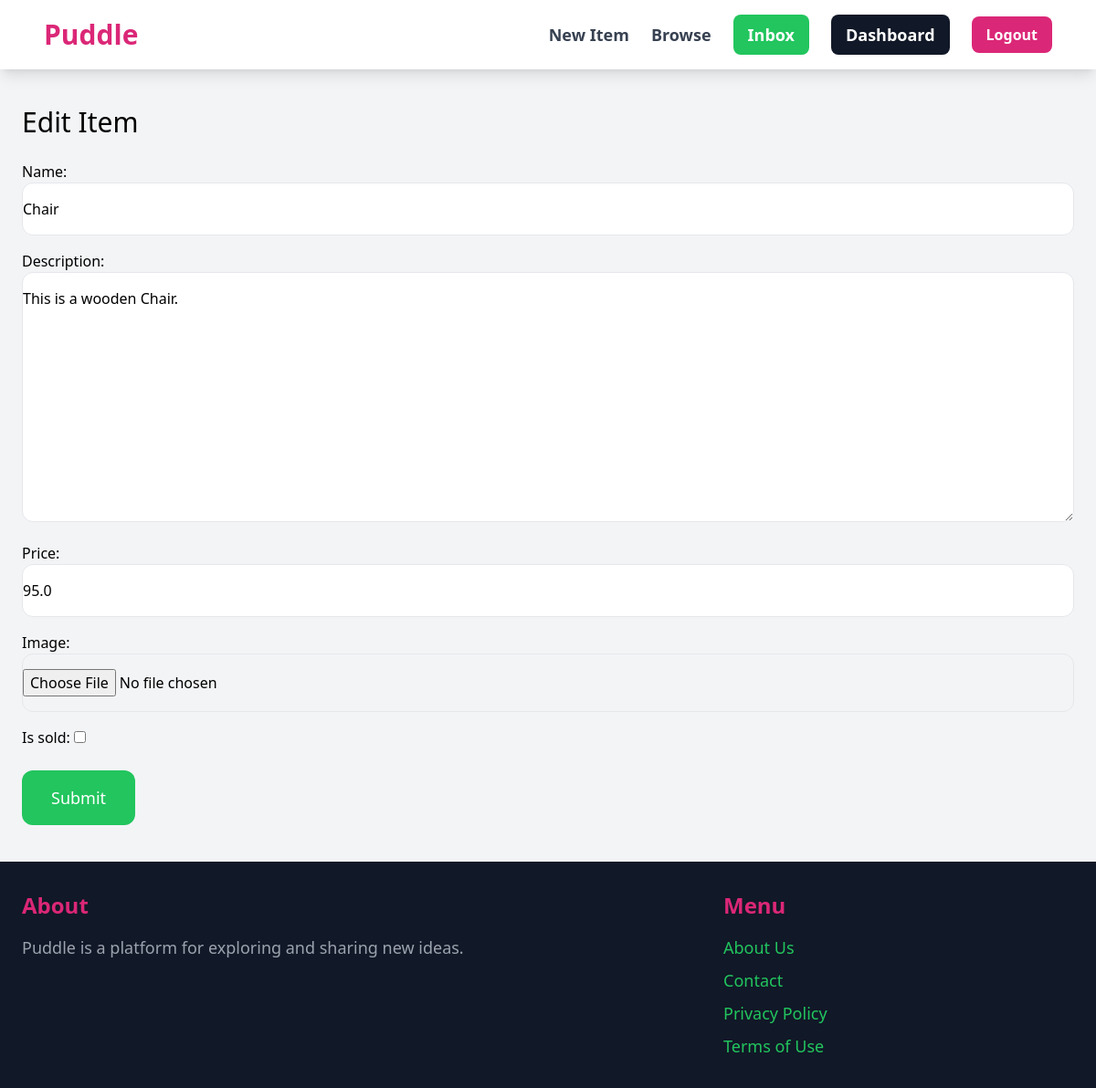
Screenshot of /items/3/edit (signed in) with the database file from the repository.
### item/models.py (models this page shows, shortened)
class Item(models.Model):
    name=models.CharField(max_length=255)
    description=models.TextField(blank=True, null=True)
    is_sold=models.BooleanField(default=False)
    price=models.FloatField()
    image=models.ImageField(upload_to='item_images', blank=True, null=True)
    created_at=models.DateTimeField(auto_now_add=True)
    created_by=models.ForeignKey(User,related_name='items',on_delete=models.CASCADE)
    category=models.ForeignKey(Category, related_name='items', on_delete=models.CASCADE)

### item/views.py (the view)
# urls.py: path('<int:pk>/edit', views.edit, name='edit'),
@login_required
def edit(request, pk):
    item = get_object_or_404(Item, pk=pk, created_by = request.user)
    if request.method == "POST":
        form = EditItemForm(request.POST, request.FILES, instance=item)
        if form.is_valid:
            item.save()
        return redirect('item:detail', pk=item.id)
    else:
        form = EditItemForm(instance=item)
        return render(request, 'item/form.html', {'form':form, 'title':"Edit Item"})

### item/forms.py
class EditItemForm(forms.ModelForm):
    class Meta:
        model = Item
        fields = ('name', 'description', 'price', 'image', 'is_sold')
        widgets = {
            'name':forms.TextInput(attrs={
                'class': INPUT_CLASS
            }),
            'description':forms.Textarea(attrs={
                'class': INPUT_CLASS
            }),
            'price':forms.TextInput(attrs={
                'class': INPUT_CLASS
            }),
            'image':forms.FileInput(attrs={
                'class': INPUT_CLASS
            }),
        }

### item/templates/item/form.html (shortened to what this page needs)
{% extends "core/base.html" %}
{% block content %}
<h1 class="mb-6 text-3xl">{{title}}</h1>
<form method="post" action="." enctype="multipart/formdata">
    <div class="space-y-4">
        {{form.as_p}}
    </div>
    <button class="mt-6 py-4 px-8 text-lg bg-green-500 hover:bg-green-700 rounded-xl text-white">Submit</button>
</form>
{% endblock content %}

### rows the page displays
Item: name "Chair", description "This is a wooden Chair.", price "95.0"

### other values shown
{{ title }} "Edit Item"
